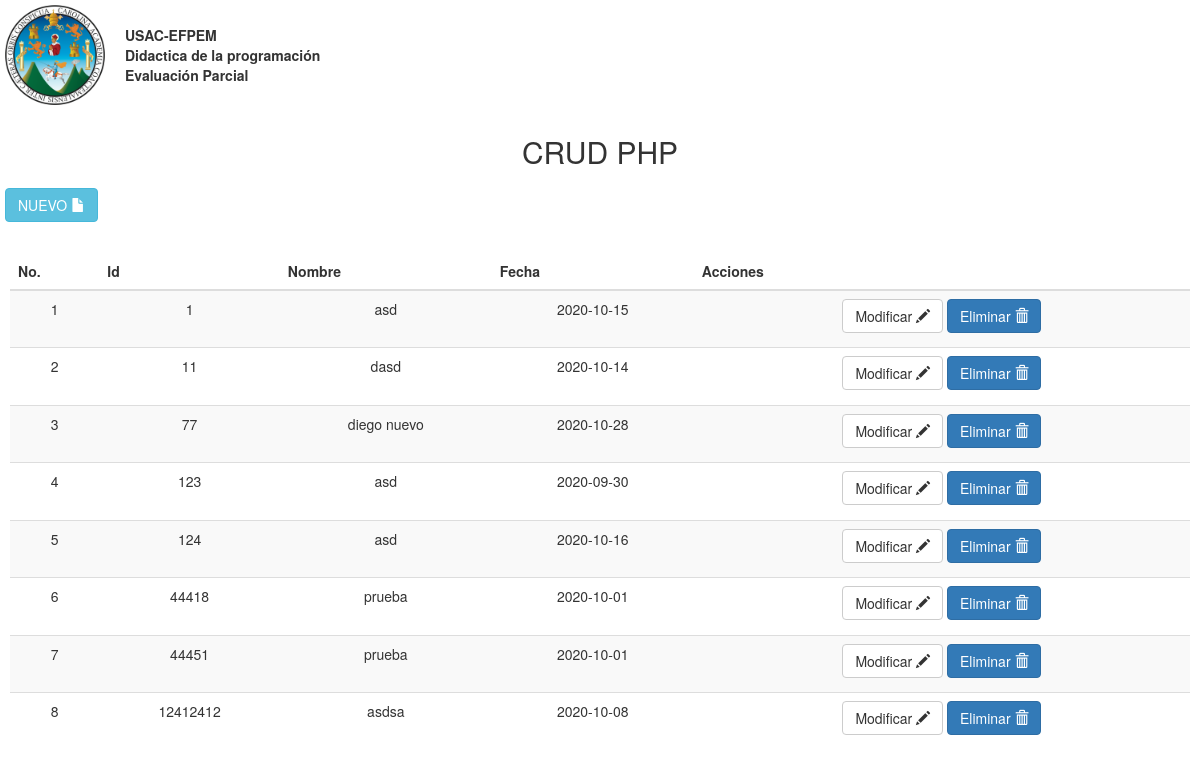
The page / on the database its author committed.
### tables this page shows
CREATE TABLE `datos` (
  `Id` int(11) NOT NULL,
  `Nombre` text NOT NULL,
  `Fecha` text NOT NULL
);

### procesos_php/conexion.php (called while the page is built, shortened)
<?php
class conexion
{
    public function __construct()
    {
        $this->conexion_db = new mysqli(SERVIDOR, DB_USUARIO, DB_CONTRA, BASE_DATOS);
    }
}
?>

### procesos_php/procesos.php (called while the page is built, shortened)
<?php
include ('conexion.php');
class procesos_productos extends conexion
{
    public function buscar()
    {
        $result = $this->conexion_db->query('select * from datos');
        $datos = $result->fetch_all(MYSQLI_ASSOC);
        return $datos;
    }
}
  ?>

### lista_productos.php (the view, shortened to what this page needs)
<?php
    require_once "procesos_php/procesos.php";
    $busquedapuesto = new procesos_productos();
    $datos = $busquedapuesto->buscar();
?>
     <table class="table table-striped">
        <thead>
            <tr class="text-center">
                <th>No.</th>
                <th> Id </th>
                <th> Nombre </th>
                <th> Fecha </th>
                <th>Acciones</th>
            </tr>
        </thead>
        <tbody>
            <?php
            $contador=1;
            foreach ($datos as $row): ?>
            <form>
            <tr class="text-center">
               <td><?php echo $contador; ?></td>
                <td>
                    <?php echo $row['Id']; ?>
                    <input type="hidden" name="txtcode" id="txtcode" value="<?php echo $row['Id'];   $contador= $contador + 1;
?>"> </input>
                </td>
               <td><?php echo $row['Nombre']; ?></td>
               <td><?php echo $row['Fecha']; ?></td>
               <td>
                    <button type="button" class="btn btn-default" aria-label="Left Align" onclick="document.getElementById('id02').style.display='block'" style="width:auto;">Modificar
                        <span class="glyphicon glyphicon-pencil" aria-hidden="true"></span>
                    </button>
                    <button type="button" class="btn btn-primary" href="javascript:;" onclick="Eliminar(<?php echo $row['Id']; ?>);location.reload();return false;" value="E"/>Eliminar
                    <span class="glyphicon glyphicon-trash" aria-hidden="true"></span>
               </td>
            </tr>
            </form>
            <?php endforeach ?>
        </tbody>
        </table>

### index.php (shortened to what this page needs)
<!DOCTYPE html>
 <html>
 <head>
    <link rel="stylesheet" type="text/css" href="CSS/Estilo.css">
    <link rel="stylesheet" href="bootstrap-3.3.7-dist/css/bootstrap.min.css">
 </head>
 <body>
     <header class="encabezado">
            <table>
                <tr>
                    <td width="120"><img src="img/usac.png" width="100" class="shake-slow shake-constant shake-constant--hover"></td>
                    <td><b>USAC-EFPEM <br>Didactica de la programación <br>Evaluación Parcial</b></td>
                </tr>
            </table>
    </header>
        <h2 id="titulo">CRUD PHP</h2><br>
<div class="boton">
            <button type="button" class="btn btn-info" aria-label="Left Align" onclick="document.getElementById('id01').style.display='block'" style="width:auto;">NUEVO
        <span class="glyphicon glyphicon-file" aria-hidden="true"></span></button>
 </div>
    <div class="contenedor-tabla" id="detalle">
        <?php
            include ('lista_productos.php');
         ?>
    </div>
 </body>
 </html>

### css/Estilo.css (style rules this page uses)
* { margin: 0; padding: 0; box-sizing: border-box; }
body { width: 100%; height: 100vh; display: grid; grid-template-columns: repeat(12,1fr); grid-template-rows: repeat(12,1fr); font-family: 'Century Gothic'; }
.encabezado { grid-row: 1; grid-column: 1 /span 12; padding: 5px; }
#titulo { grid-row: 2; grid-column: 1 /span 12; padding: 5px; text-align: center; }
.boton { grid-row: 3; grid-column: 1 /span 12; padding: 5px; }
.contenedor-tabla { grid-row: 4 /span 9; grid-column: 1 /span 12; padding: 10px; display: flex; }
.shake-slow { display:inherit;transform-origin:center center }
.shake-slow:hover,.shake-trigger:hover .shake-slow,.shake-slow.shake-freeze,.shake-slow.shake-constant { animation-name:shake-slow;animation-duration:5s;animation-timing-function:ease-in-out;animation-iteration-count:infinite }

### rows shown on the page
datos: Id "1", Nombre "asd", Fecha "2020-10-15"
datos: Id "11", Nombre "dasd", Fecha "2020-10-14"
datos: Id "77", Nombre "diego nuevo", Fecha "2020-10-28"
datos: Id "123", Nombre "asd", Fecha "2020-09-30"
datos: Id "124", Nombre "asd", Fecha "2020-10-16"
datos: Id "44418", Nombre "prueba", Fecha "2020-10-01"
datos: Id "44451", Nombre "prueba", Fecha "2020-10-01"
datos: Id "12412412", Nombre "asdsa", Fecha "2020-10-08"
